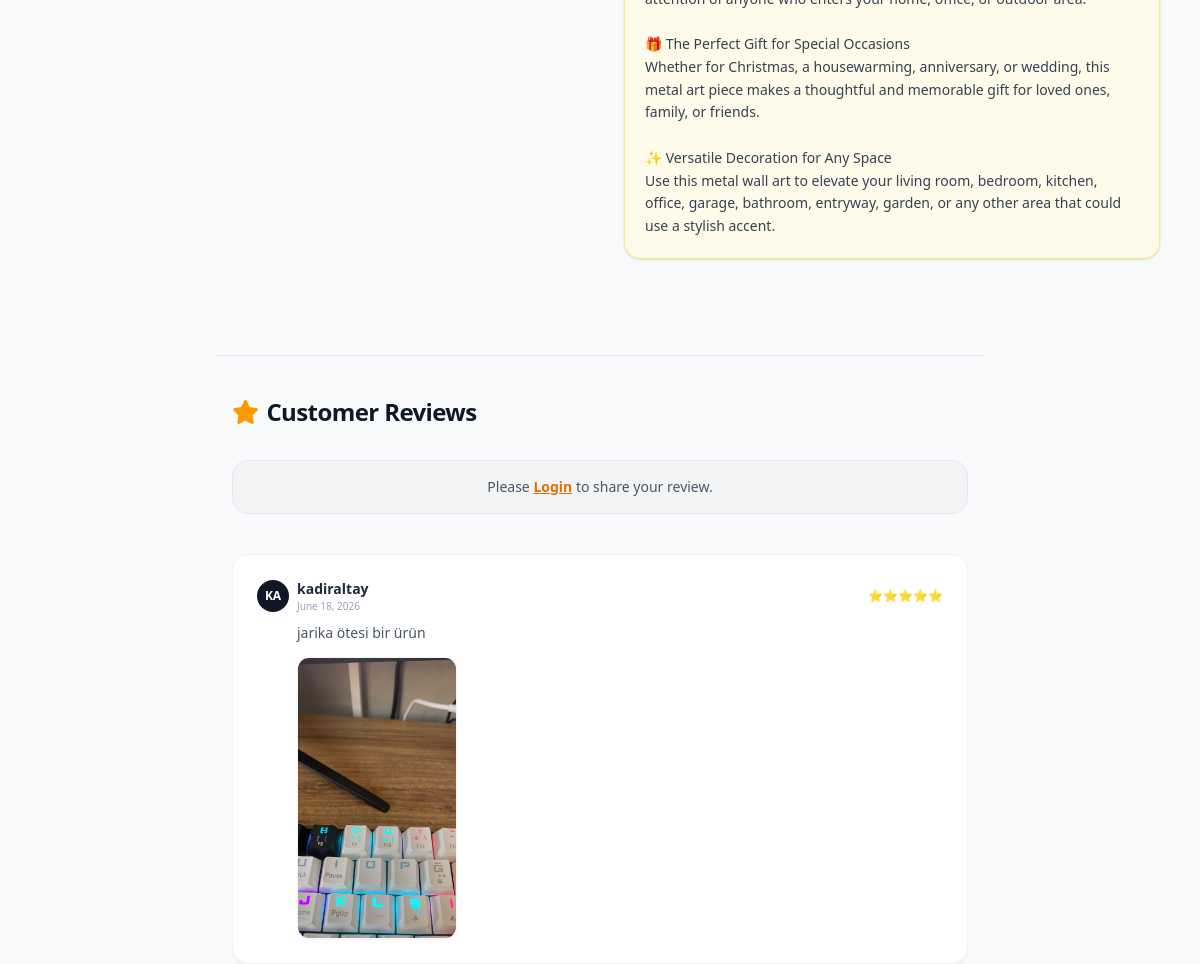
Before: /product/6/ (lower part) with the older database file.
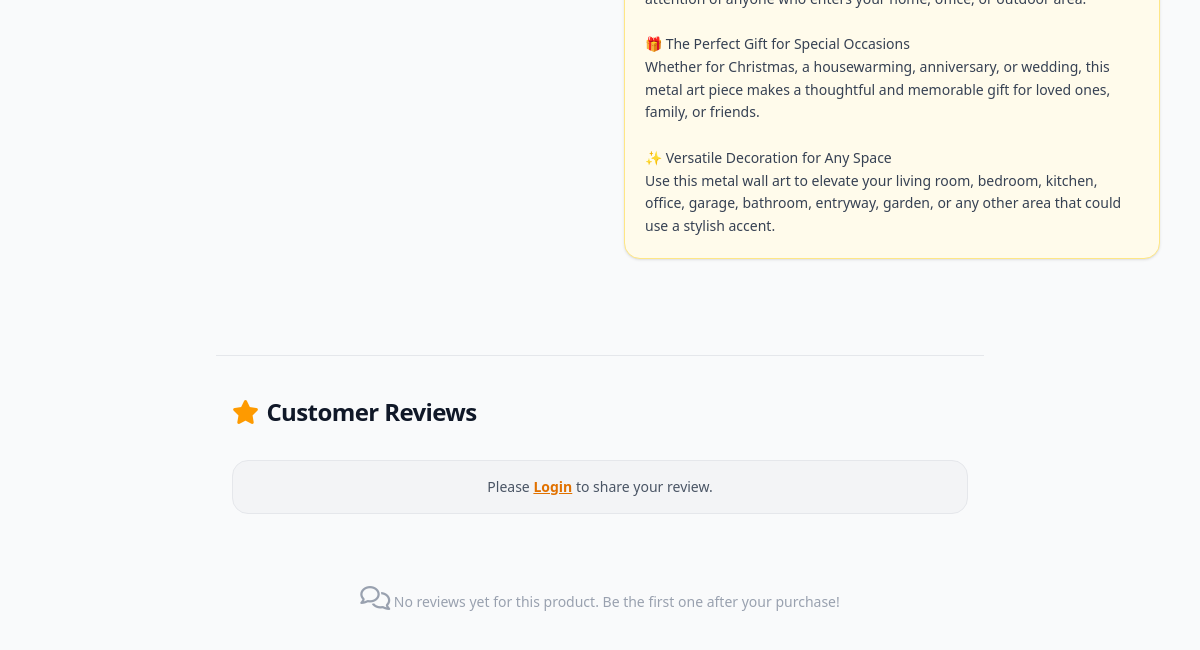
After: the same page with the newer database file.
### shop/models.py (models this page shows, shortened)
class Review(models.Model):
    product = models.ForeignKey(Product, on_delete=models.CASCADE, related_name='reviews', verbose_name="Product")
    user = models.ForeignKey(User, on_delete=models.CASCADE, related_name='reviews', verbose_name="User")
    rating = models.PositiveIntegerField(default=5, validators=[MinValueValidator(1), MaxValueValidator(5)], verbose_name="Rating (1-5)")
    comment = models.TextField(verbose_name="Review Comment")
    image = models.ImageField(upload_to='reviews/', blank=True, null=True, verbose_name="Review Image")
    created_at = models.DateTimeField(auto_now_add=True)
    class Meta:
        verbose_name = "Product Review"
        verbose_name_plural = "Product Reviews"
        ordering = ['-created_at']

### shop/views.py (the view, shortened to what this page needs)
# urls.py: path('product/<int:pk>/', views.product_detail, name='product_detail'),
def product_detail(request, pk):
    product = get_object_or_404(Product, pk=pk, is_active=True)
    can_review = False
    if request.user.is_authenticated:
        can_review = OrderItem.objects.filter(
            order__user=request.user,
            order__status__in=['Paid', 'Shipped', 'Completed'],
            product=product
        ).exists()
    reviews = product.reviews.all()
    context = {
        'product': product,
        'can_review': can_review,
        'reviews': reviews
    }
    return render(request, 'shop/product_detail.html', context)

### shop/context_processors.py (called while the page is built, shortened)
def cart_item_count(request):
    if not request.user.is_authenticated:
        return {'cart_items_total': 0}

### shop/models.py (called while the page is built, shortened)
    def get_discount_percent(self):
        if self.discount_price and self.price > 0:
            percent = ((self.price - self.discount_price) / self.price) * 100
            return int(round(percent))
        return 0

    def get_variant_prices(self):
        discount_percent = self.product.get_discount_percent()
        original_variant_price = self.price_impact
        return {
            'is_discounted': False,
            'original': original_variant_price,
            'discounted': original_variant_price,
            'percent': 0
        }

### shop/templates/shop/product_detail.html (shortened to what the changed rows need)
<!DOCTYPE html>
<html lang="en">
<head>
    <script src="https://cdn.jsdelivr.net/npm/@tailwindcss/browser@4"></script>
    <link rel="stylesheet" href="https://cdnjs.cloudflare.com/ajax/libs/font-awesome/6.4.0/css/all.min.css">
</head>
<body class="bg-gray-50 text-gray-900 font-sans pt-24">
    <div class="mt-16 border-t border-gray-200 pt-10 max-w-3xl mx-auto px-4">
        <h2 class="text-2xl font-black tracking-tight text-gray-900 mb-8 flex items-center gap-2">
            <i class="fa-solid fa-star text-amber-500"></i> Customer Reviews
        </h2>
        <div id="reviews" class="space-y-6">
            {% for review in reviews %}
            <div class="bg-white p-6 rounded-2xl shadow-xs border border-gray-100 space-y-2">
                <div class="flex justify-between items-center">
                    <div class="flex items-center gap-2">
                        <div class="w-8 h-8 bg-gray-900 text-white font-bold text-xs rounded-full flex items-center justify-center uppercase">
                            {{ review.user.username|slice:":2" }}
                        </div>
                        <div>
                            <h4 class="text-sm font-bold text-gray-800">{{ review.user.username }}</h4>
                            <p class="text-[10px] text-gray-400">{{ review.created_at|date:"N j, Y" }}</p>
                        </div>
                    </div>
                    <div class="text-amber-500 text-xs">
                        {% if review.rating == 5 %}⭐⭐⭐⭐⭐
                        {% elif review.rating == 4 %}⭐⭐⭐⭐
                        {% elif review.rating == 3 %}⭐⭐⭐
                        {% elif review.rating == 2 %}⭐⭐
                        {% else %}⭐{% endif %}
                    </div>
                </div>
                <p class="text-sm text-gray-600 leading-relaxed pl-10 font-medium">
                    {{ review.comment }}
                </p>
                {% if review.image %}
                <div class="mt-3 pl-10">
                    <img src="{{ review.image.url }}" alt="Review Image" class="w-40 h-auto rounded-xl border border-gray-100 shadow-xs object-cover hover:scale-105 transition duration-300">
                </div>
                {% endif %}
            </div>
            {% empty %}
            <div class="text-center py-8 text-gray-400 text-sm">
                <i class="fa-regular fa-comments text-2xl mb-2 block"></i> No reviews yet for this product. Be the first one after your purchase!
            </div>
            {% endfor %}
        </div>
    </div>
</body>
</html>

Changed rows visible on the page:
removed Review: user.username "KA", user.username "kadiraltay", created_at "June 18, 2026", comment "jarika ötesi bir ürün", image (picture)
Other visible differences:
text now shown: "No reviews yet for this product. Be the first one after your purchase!"
